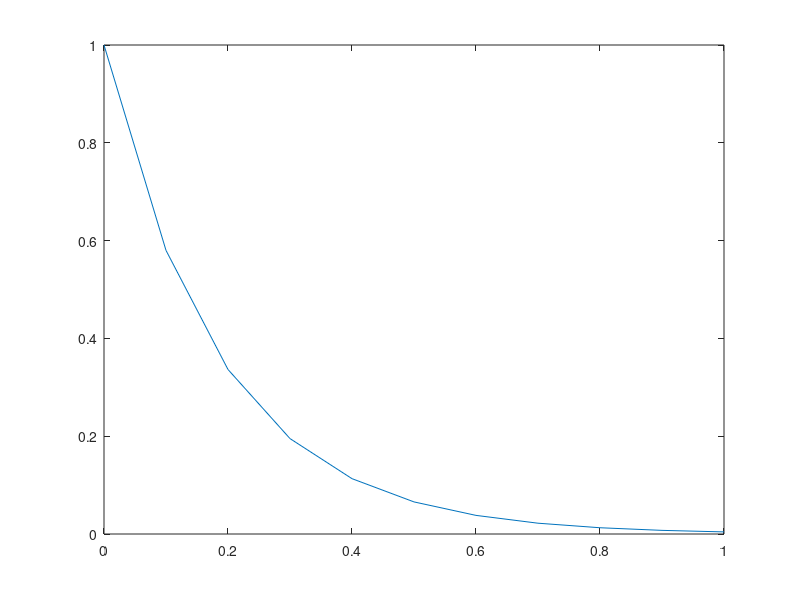

Here is the MATLAB script that generated this plot:
func=@(x,y)-6*y;
h=0.1;
N=10;
y(1)=1;
x(1)=0;
for n=1:N
    k1=func(x(n),y(n));
    k2=func(x(n)+h, y(n)+k1*h);
    y(n+1)=y(n)+(h/2)*(k1+k2);
    x(n+1)=n*h;
end
plot(x,y);